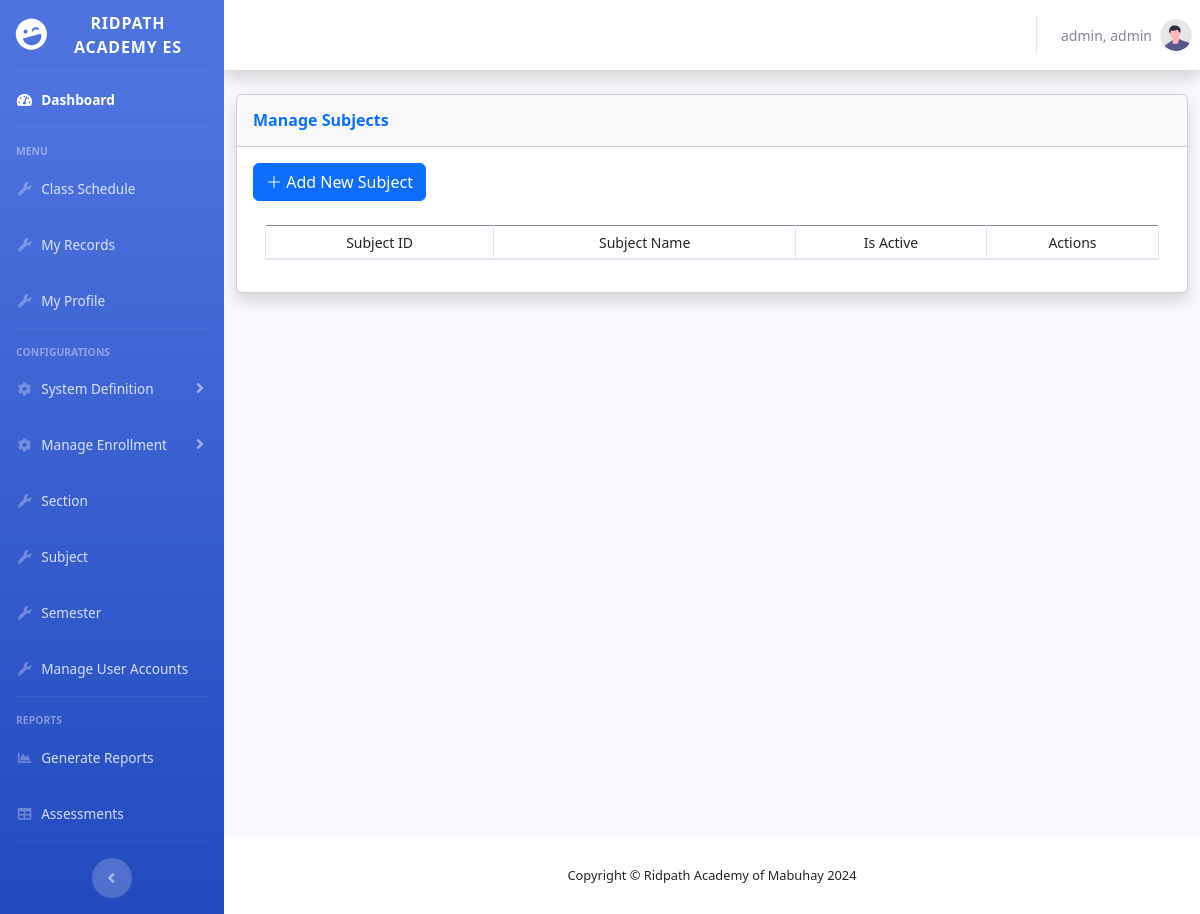
Before: /admin/subject.php (signed in) with the older database file.
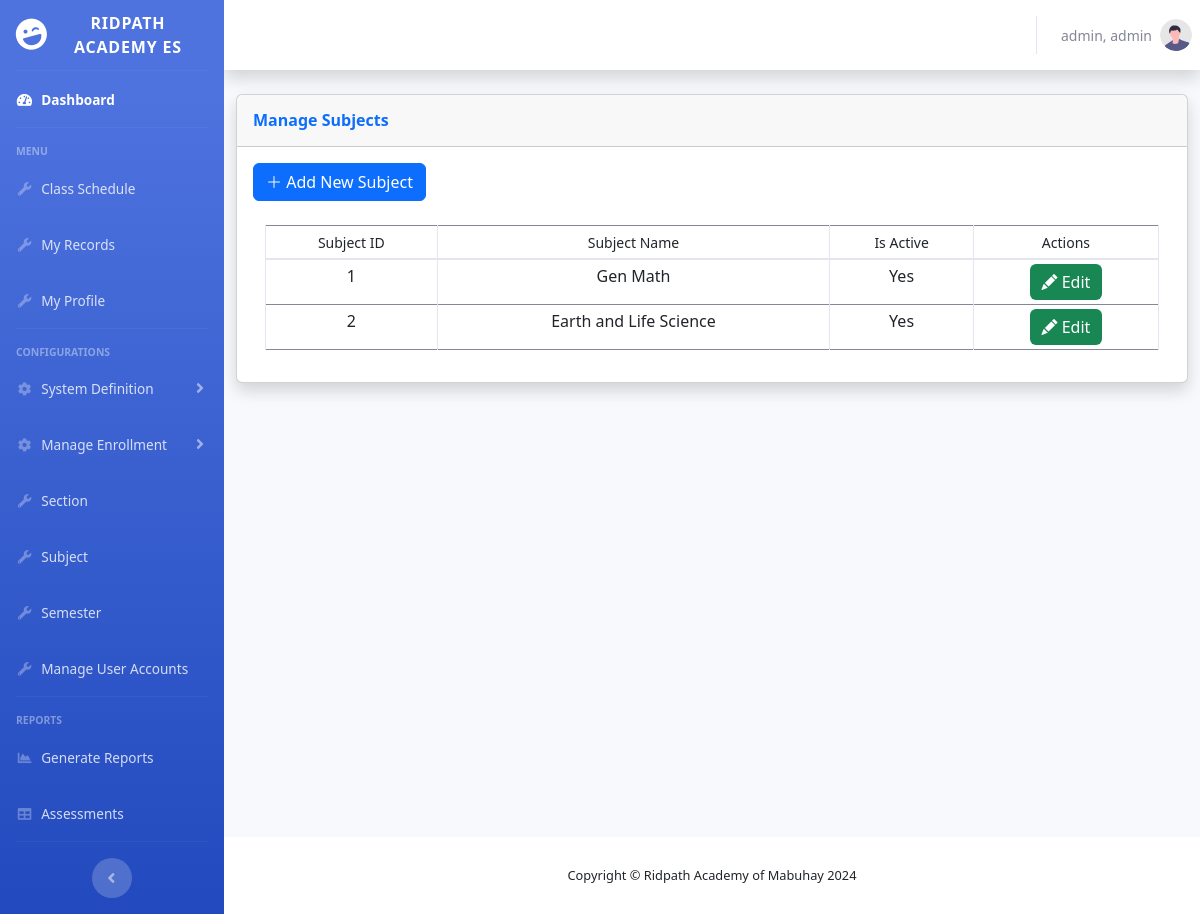
After: the same page with the newer database file.
### tables this page shows
CREATE TABLE `subjects` (
  `subjectID` int(254) NOT NULL,
  `subjectname` varchar(254) NOT NULL,
  `isactive` varchar(10) NOT NULL
);

### admin/subject.php (the view, shortened to what this page needs)
<?php
    require '../shared/header.php';
?>
                <div class="container-fluid">
                    <div class="row">
                        <div class="col-xl-12 col-lg-12">
                            <div class="card shadow mb-4">
                                <div
                                    class="card-header py-3 d-flex flex-row align-items-center justify-content-between">
                                    <h6 class="m-0 font-weight-bold text-primary">Manage Subjects</h6>
                                </div>
                                <div class="card-body">
                                    <div class="row" id="page-btn-container">
                                        <div class="col-4">
                                        <button class="btn btn-primary" id="page-btn" data-bs-toggle="modal" data-bs-target="#modal-Add"><i class="bi bi-plus-lg"></i> Add New Subject</button>
                                        </div>
                                    </div>
                                    <div class="container">
                                    <div class="table-responsive mt-4">
                                    <table class="table table-hover table-bordered table-sm w-100" id="table">
                                        <thead>
                                        <tr>
                                            <th scope="col" class="text-center" id="th"><small>Subject ID</small></th>
                                            <th scope="col" class="text-center" id="th"><small>Subject Name</small></th>
                                            <th scope="col" class="text-center" id="th"><small>Is Active</small></th>
                                            <th scope="col" class="text-center" id="th"><small>Actions</small></th>
                                        </tr>
                                        </thead>
                                        <tbody>
                                        <?php
                                        $fetchQuery = "SELECT * FROM subjects";
                                        $fetchedData = mysqli_query($conn, $fetchQuery);
                                        while($DataArray = mysqli_fetch_assoc($fetchedData)){
                                            $ID = $DataArray['subjectID'];
                                            $subjectname = $DataArray['subjectname'];
                                            $status = $DataArray['isactive'];
                                            ?>
                                            <tr>
                                                <td class="text-center" id="td"><?php echo $ID; ?></td>
                                                <td class="text-center" id="td"><?php echo $subjectname; ?></td>
                                                <td class="text-center" id="td"><?php echo $status; ?></td>
                                                <td class="text-center" id="td">
                                                    <button class="btn btn-success border-0" title="Edit" id="table-button"
                                                            data-bs-toggle="modal"
                                                            data-bs-target="#modal-Edit"
                                                            data-bs-subjectID="<?php echo $ID;?>"
                                                            >
                                                            <i class="bi bi-pencil-fill" id="table-btn-icon"></i> <span id="tablebutton-text">Edit</span>
                                                    </button>
                                                </td>
                                            </tr>
                                            <?php
                                        }
                                        ?>
                                        </tbody>
                                    </table>
                                    </div>
                                    </div>
                                </div>
                            </div>
                        </div>
                    </div>
                </div>
            </div>
<?php
    require '../shared/footer.php';
?>

Changed rows visible on the page:
added subjects: subjectID "1", subjectname "Gen Math", isactive "Yes"
added subjects: subjectID "2", subjectname "Earth and Life Science", isactive "Yes"
